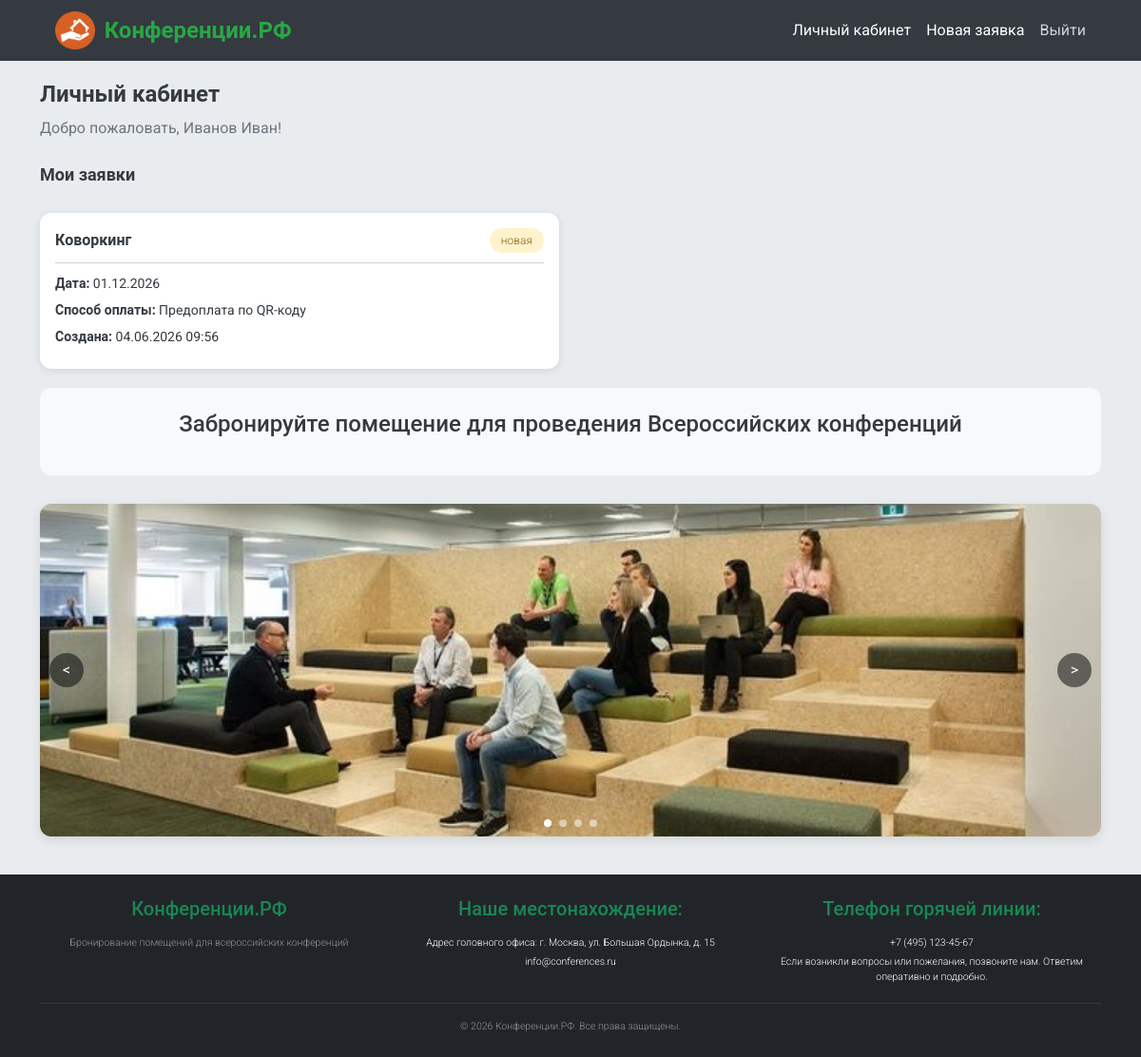
The app's page /dashboard (signed in) with its own data.
### website/models.py (models this page shows, shortened)
class User(db.Model, UserMixin):
    __tablename__ = 'user'
    id = db.Column(db.Integer, primary_key=True)
    login = db.Column(db.String(80), unique=True, nullable=False)
    password = db.Column(db.String(200), nullable=False)
    fullname = db.Column(db.String(200), nullable=False)
    phone = db.Column(db.String(20), nullable=False)
    email = db.Column(db.String(120), nullable=False)
    role = db.Column(db.String(20), default='user')
    bookings = db.relationship('Booking', backref='user', lazy=True)
    reviews = db.relationship('Review', backref='user', lazy=True)
    def is_admin(self):
        return self.role == 'admin'

class Booking(db.Model):
    __tablename__ = 'booking'
    id = db.Column(db.Integer, primary_key=True)
    user_id = db.Column(db.Integer, db.ForeignKey('user.id'), nullable=False)
    room = db.Column(db.String(50), nullable=False)
    date = db.Column(db.String(20), nullable=False)
    time_start = db.Column(db.String(10), default='10:00')
    payment_method = db.Column(db.String(50), nullable=False)
    status = db.Column(db.String(50), default='новая')
    created_at = db.Column(db.DateTime, default=db.func.current_timestamp())
    review = db.relationship('Review', backref='booking', uselist=False)

### website/views.py (the view)
@views_bp.route('/dashboard')
@login_required  # только для авторизованных
def dashboard():
    if current_user.is_admin():
        return redirect(url_for('admin.admin_panel'))
    bookings = Booking.query.filter_by(user_id=current_user.id).order_by(Booking.created_at.desc()).all()
    for booking in bookings:
        booking.can_review = (booking.status == 'мероприятие завершено' and not booking.review)
    return render_template('dashboard.html', bookings=bookings)

### website/templates/dashboard.html (shortened to what this page needs)
{% extends "base.html" %}
{% block content %}
<div class="dashboard-header">
    <h2>Личный кабинет</h2>
    <p>Добро пожаловать, {{ current_user.fullname }}!</p>
</div>
<h3 > Мои заявки</h3>
{% if bookings %}
    <div class="bookings-list">
        {% for booking in bookings %}
        <div class="booking-card">
            <div class="booking-header">
                <span class="booking-room">
                    {% if booking.room == 'auditorium' %} Аудитория
                    {% elif booking.room == 'coworking' %} Коворкинг
                    {% else %} Кинозал{% endif %}
                </span>
                <span class="booking-status
                    {% if booking.status == 'новая' %}status-new
                    {% elif booking.status == 'мероприятие назначено' %}status-assigned
                    {% elif booking.status == 'мероприятие завершено' %}status-completed
                    {% endif %}">
                    {{ booking.status }}
                </span>
            </div>
            <div class="booking-body">
                <p><strong> Дата:</strong> {{ booking.date }}</p>
                <p><strong> Способ оплаты:</strong>
                    {% if booking.payment_method == 'qr' %}Предоплата по QR-коду
                    {% elif booking.payment_method == 'mir' %}Оплата картой МИР
                    {% else %}Постоплата в офисе{% endif %}
                </p>
                <p><strong> Создана:</strong> {{ booking.created_at.strftime('%d.%m.%Y %H:%M') }}</p>
            </div>
        </div>
        {% endfor %}
    </div>
{% else %}
    <div class="empty-state">
        <p> У вас пока нет заявок</p>
        <a href="{{ url_for('views.new_booking') }}" class="btn btn-primary"> Создать заявку</a>
    </div>
{% endif %}
<div class="page">
    <p> Забронируйте помещение для проведения Всероссийских конференций</p>
</div>
<div class="slider-container">
    <div class="slider">
        <div class="slide active">
            <div class="slide-placeholder">
            </div>
        </div>
    </div>
    <button class="slider-btn prev"><</button>
    <button class="slider-btn next">></button>
    <div class="slider-dots"></div>
</div>
{% endblock %}

### website/static/style.css (style rules this page uses)
* { margin: 0; padding: 0; box-sizing: border-box; }
body { font-family: 'Roboto', sans-serif; background: #E9ECEF; color: #343A40; font-size: 16px; font-weight: 400; line-height: 1.5; }
h2, .h2 { font-size: 24px; font-weight: 600; line-height: 1.3; }
h3, .h3 { font-size: 18px; font-weight: 600; line-height: 1.4; padding-bottom: 20px; }
small, .small-text, .footer, .booking-status, .review-text-preview { font-size: 12px; font-weight: 300; }
@media (min-width: 769px) { .bookings-list { display: grid; grid-template-columns: repeat(2, 1fr); gap: 24px; } }
@media (min-width: 769px) { .booking-card { margin-bottom: 0; } }
@media (min-width: 769px) { .slider { height: 350px; } }
.booking-card { background: #FFFFFF; border-radius: 12px; padding: 16px; box-shadow: 0 2px 8px rgba(0,0,0,0.1); transition: all 0.2s; }
.booking-header { display: flex; justify-content: space-between; align-items: center; margin-bottom: 12px; padding-bottom: 10px; border-bottom: 1px solid #CED4DA; flex-wrap: wrap; gap: 8px; }
.booking-room { font-weight: 700; font-size: 16px; color: #343A40; }
.booking-status { padding: 4px 12px; border-radius: 20px; font-size: 12px; font-weight: 300; display: inline-block; }
.status-new { background: #FFF3CD; color: #856404; }
.booking-body p { margin: 8px 0; font-size: 14px; font-weight: 400; line-height: 1.4; color: #343A40; }
.dashboard-header { margin-bottom: 24px; }
.dashboard-header h2 { color: #343A40; }
.dashboard-header p { font-size: 16px; font-weight: 400; color: #6c757d; margin-top: 8px; }
.slider-container { position: relative; margin: 30px 0 20px; border-radius: 12px; overflow: hidden; box-shadow: 0 4px 12px rgba(0,0,0,0.1); }
.slider { position: relative; overflow: hidden; }
.slide { position: absolute; width: 100%; height: 100%; opacity: 0; transition: opacity 0.5s ease; display: flex; align-items: center; justify-content: center; }
.slide.active { opacity: 1; }
.slide-placeholder { width: 100%; height: 100%; }
.slider-btn { position: absolute; top: 50%; transform: translateY(-50%); background: rgba(0,0,0,0.5); color: white; border: none; width: 36px; height: 36px; cursor: pointer; font-size: 16px; border-radius: 50%; transition: background 0.3s; display: flex; align-items: center; justify-content: center; }
.prev { left: 10px; }
.next { right: 10px; }
.slider-dots { position: absolute; bottom: 10px; left: 50%; transform: translateX(-50%); display: flex; gap: 8px; }
.page { background: #F8F9FA; padding: 20px; border-radius: 12px; margin: 20px 0; text-align: center; }
.page p { font-size: 24px; font-weight: 500; color: #343A40; }
.booking-card, .form-container, .alert { animation: fadeIn 0.3s ease; }

### records on screen
User: fullname "Иванов Иван"
Booking: room "Коворкинг", status "новая", date "01.12.2026", payment_method "Предоплата по QR-коду", created_at "04.06.2026 09:56"
